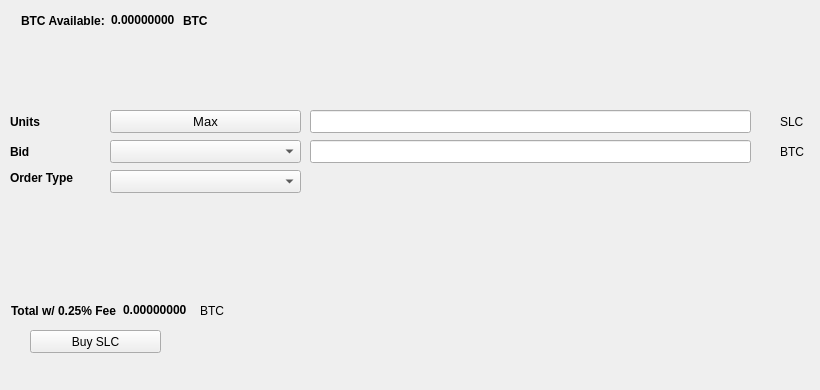
   <widget class="QWidget" name="BuyTab">
    <attribute name="title">
     <string>Buy</string>
    </attribute>
    <widget class="QPushButton" name="BuySLC">
     <property name="geometry">
      <rect>
       <x>30</x>
       <y>330</y>
       <width>131</width>
       <height>23</height>
      </rect>
     </property>
     <property name="text">
      <string>Buy SLC</string>
     </property>
     <property name="icon">
      <iconset resource="../sollida.qrc">
       <normaloff>:/icons/bitcoin</normaloff>:/icons/bitcoin</iconset>
     </property>
    </widget>
    <widget class="QLabel" name="label_3">
     <property name="geometry">
      <rect>
       <x>10</x>
       <y>110</y>
       <width>46</width>
       <height>23</height>
      </rect>
     </property>
     <property name="font">
      <font>
       <weight>75</weight>
       <bold>true</bold>
      </font>
     </property>
     <property name="text">
      <string>Units</string>
     </property>
    </widget>
    <widget class="QLineEdit" name="UnitsInput">
     <property name="geometry">
      <rect>
       <x>310</x>
       <y>110</y>
       <width>441</width>
       <height>23</height>
      </rect>
     </property>
     <property name="font">
      <font>
       <pointsize>9</pointsize>
       <weight>75</weight>
       <bold>true</bold>
      </font>
     </property>
    </widget>
    <widget class="QLineEdit" name="BuyBidPriceEdit">
     <property name="geometry">
      <rect>
       <x>310</x>
       <y>140</y>
       <width>441</width>
       <height>23</height>
      </rect>
     </property>
     <property name="font">
      <font>
       <pointsize>9</pointsize>
       <weight>75</weight>
       <bold>true</bold>
      </font>
     </property>
    </widget>
    <widget class="QLabel" name="label_4">
     <property name="geometry">
      <rect>
       <x>780</x>
       <y>110</y>
       <width>31</width>
       <height>23</height>
      </rect>
     </property>
     <property name="text">
      <string>SLC</string>
     </property>
    </widget>
    <widget class="QLabel" name="label_5">
     <property name="geometry">
      <rect>
       <x>780</x>
       <y>140</y>
       <width>31</width>
       <height>23</height>
      </rect>
     </property>
     <property name="text">
      <string>BTC</string>
     </property>
    </widget>
    <widget class="QLabel" name="label_6">
     <property name="geometry">
      <rect>
       <x>10</x>
       <y>140</y>
       <width>46</width>
       <height>23</height>
      </rect>
     </property>
     <property name="font">
      <font>
       <weight>75</weight>
       <bold>true</bold>
      </font>
     </property>
     <property name="text">
      <string>Bid</string>
     </property>
    </widget>
    <widget class="QLabel" name="label_7">
     <property name="geometry">
      <rect>
       <x>10</x>
       <y>170</y>
       <width>91</width>
       <height>16</height>
      </rect>
     </property>
     <property name="font">
      <font>
       <weight>75</weight>
       <bold>true</bold>
      </font>
     </property>
     <property name="text">
      <string>Order Type</string>
     </property>
    </widget>
    <widget class="QPushButton" name="Buy_Max_Amount">
     <property name="geometry">
      <rect>
       <x>110</x>
       <y>110</y>
       <width>191</width>
       <height>23</height>
      </rect>
     </property>
     <property name="font">
      <font>
       <pointsize>10</pointsize>
      </font>
     </property>
     <property name="text">
      <string>Max</string>
     </property>
    </widget>
    <widget class="QComboBox" name="BuyBidcomboBox">
     <property name="geometry">
      <rect>
       <x>110</x>
       <y>140</y>
       <width>191</width>
       <height>23</height>
      </rect>
     </property>
     <property name="font">
      <font>
       <pointsize>10</pointsize>
      </font>
     </property>
    </widget>
    <widget class="QComboBox" name="buyOrdertypeCombo">
     <property name="geometry">
      <rect>
       <x>110</x>
       <y>170</y>
       <width>191</width>
       <height>23</height>
      </rect>
     </property>
     <property name="font">
      <font>
       <pointsize>10</pointsize>
      </font>
     </property>
    </widget>
    <widget class="QWidget" name="layoutWidget1">
     <property name="geometry">
      <rect>
       <x>21</x>
       <y>11</y>
       <width>227</width>
       <height>19</height>
      </rect>
     </property>
     <layout class="QHBoxLayout" name="horizontalLayout_3">
      <item>
       <widget class="QLabel" name="label232">
        <property name="font">
         <font>
          <weight>75</weight>
          <bold>true</bold>
         </font>
        </property>
        <property name="text">
         <string>BTC Available:</string>
        </property>
       </widget>
      </item>
      <item>
       <widget class="QLabel" name="BtcAvailableLbl">
        <property name="palette">
         <palette>
          <active>
           <colorrole role="WindowText">
            <brush brushstyle="SolidPattern">
             <color alpha="255">
              <red>0</red>
              <green>0</green>
              <blue>0</blue>
             </color>
            </brush>
           </colorrole>
           <colorrole role="Button">
            <brush brushstyle="SolidPattern">
             <color alpha="255">
              <red>0</red>
              <green>170</green>
              <blue>0</blue>
             </color>
            </brush>
           </colorrole>
           <colorrole role="Light">
            <brush brushstyle="SolidPattern">
             <color alpha="255">
              <red>0</red>
              <green>255</green>
              <blue>0</blue>
             </color>
            </brush>
           </colorrole>
           <colorrole role="Midlight">
            <brush brushstyle="SolidPattern">
             <color alpha="255">
              <red>0</red>
              <green>212</green>
              <blue>0</blue>
             </color>
            </brush>
           </colorrole>
           <colorrole role="Dark">
            <brush brushstyle="SolidPattern">
             <color alpha="255">
              <red>0</red>
              <green>85</green>
              <blue>0</blue>
             </color>
            </brush>
           </colorrole>
           <colorrole role="Mid">
            <brush brushstyle="SolidPattern">
             <color alpha="255">
              <red>0</red>
              <green>113</green>
              <blue>0</blue>
             </color>
            </brush>
           </colorrole>
           <colorrole role="Text">
            <brush brushstyle="SolidPattern">
             <color alpha="255">
              <red>0</red>
              <green>170</green>
              <blue>0</blue>
             </color>
            </brush>
           </colorrole>
           <colorrole role="BrightText">
            <brush brushstyle="SolidPattern">
             <color alpha="255">
              <red>255</red>
              <green>255</green>
              <blue>255</blue>
             </color>
            </brush>
           </colorrole>
           <colorrole role="ButtonText">
            <brush brushstyle="SolidPattern">
             <color alpha="255">
              <red>0</red>
              <green>0</green>
              <blue>0</blue>
             </color>
            </brush>
           </colorrole>
           <colorrole role="Base">
            <brush brushstyle="SolidPattern">
             <color alpha="255">
              <red>255</red>
              <green>255</green>
              <blue>255</blue>
             </color>
            </brush>
           </colorrole>
           <colorrole role="Window">
            <brush brushstyle="SolidPattern">
             <color alpha="255">
              <red>0</red>
              <green>170</green>
              <blue>0</blue>
             </color>
            </brush>
           </colorrole>
           <colorrole role="Shadow">
            <brush brushstyle="SolidPattern">
             <color alpha="255">
              <red>0</red>
              <green>0</green>
              <blue>0</blue>
             </color>
            </brush>
           </colorrole>
           <colorrole role="AlternateBase">
            <brush brushstyle="SolidPattern">
             <color alpha="255">
              <red>127</red>
              <green>212</green>
              <blue>127</blue>
             </color>
            </brush>
           </colorrole>
           <colorrole role="ToolTipBase">
            <brush brushstyle="SolidPattern">
             <color alpha="255">
              <red>255</red>
              <green>255</green>
              <blue>220</blue>
             </color>
            </brush>
           </colorrole>
           <colorrole role="ToolTipText">
            <brush brushstyle="SolidPattern">
             <color alpha="255">
              <red>0</red>
              <green>0</green>
              <blue>0</blue>
             </color>
            </brush>
           </colorrole>
          </active>
          <inactive>
           <colorrole role="WindowText">
            <brush brushstyle="SolidPattern">
             <color alpha="255">
              <red>0</red>
              <green>0</green>
              <blue>0</blue>
             </color>
            </brush>
           </colorrole>
           <colorrole role="Button">
            <brush brushstyle="SolidPattern">
             <color alpha="255">
              <red>0</red>
              <green>170</green>
              <blue>0</blue>
             </color>
            </brush>
           </colorrole>
           <colorrole role="Light">
            <brush brushstyle="SolidPattern">
             <color alpha="255">
              <red>0</red>
              <green>255</green>
              <blue>0</blue>
             </color>
            </brush>
           </colorrole>
           <colorrole role="Midlight">
            <brush brushstyle="SolidPattern">
             <color alpha="255">
              <red>0</red>
              <green>212</green>
              <blue>0</blue>
             </color>
            </brush>
           </colorrole>
           <colorrole role="Dark">
            <brush brushstyle="SolidPattern">
             <color alpha="255">
              <red>0</red>
              <green>85</green>
              <blue>0</blue>
             </color>
            </brush>
           </colorrole>
           <colorrole role="Mid">
            <brush brushstyle="SolidPattern">
             <color alpha="255">
              <red>0</red>
              <green>113</green>
              <blue>0</blue>
             </color>
            </brush>
           </colorrole>
           <colorrole role="Text">
            <brush brushstyle="SolidPattern">
             <color alpha="255">
              <red>0</red>
              <green>170</green>
              <blue>0</blue>
             </color>
            </brush>
           </colorrole>
           <colorrole role="BrightText">
            <brush brushstyle="SolidPattern">
             <color alpha="255">
              <red>255</red>
              <green>255</green>
              <blue>255</blue>
             </color>
            </brush>
           </colorrole>
           <colorrole role="ButtonText">
            <brush brushstyle="SolidPattern">
             <color alpha="255">
              <red>0</red>
              <green>0</green>
              <blue>0</blue>
             </color>
            </brush>
           </colorrole>
           <colorrole role="Base">
            <brush brushstyle="SolidPattern">
             <color alpha="255">
              <red>255</red>
              <green>255</green>
              <blue>255</blue>
             </color>
            </brush>
           </colorrole>
           <colorrole role="Window">
            <brush brushstyle="SolidPattern">
             <color alpha="255">
              <red>0</red>
              <green>170</green>
              <blue>0</blue>
             </color>
            </brush>
           </colorrole>
           <colorrole role="Shadow">
            <brush brushstyle="SolidPattern">
             <color alpha="255">
              <red>0</red>
              <green>0</green>
              <blue>0</blue>
             </color>
            </brush>
           </colorrole>
           <colorrole role="AlternateBase">
            <brush brushstyle="SolidPattern">
             <color alpha="255">
              <red>127</red>
              <green>212</green>
              <blue>127</blue>
             </color>
            </brush>
           </colorrole>
           <colorrole role="ToolTipBase">
            <brush brushstyle="SolidPattern">
             <color alpha="255">
              <red>255</red>
              <green>255</green>
              <blue>220</blue>
             </color>
            </brush>
           </colorrole>
           <colorrole role="ToolTipText">
            <brush brushstyle="SolidPattern">
             <color alpha="255">
              <red>0</red>
              <green>0</green>
              <blue>0</blue>
             </color>
            </brush>
           </colorrole>
          </inactive>
          <disabled>
           <colorrole role="WindowText">
            <brush brushstyle="SolidPattern">
             <color alpha="255">
              <red>0</red>
              <green>85</green>
              <blue>0</blue>
             </color>
            </brush>
           </colorrole>
           <colorrole role="Button">
            <brush brushstyle="SolidPattern">
             <color alpha="255">
              <red>0</red>
              <green>170</green>
              <blue>0</blue>
             </color>
            </brush>
           </colorrole>
           <colorrole role="Light">
            <brush brushstyle="SolidPattern">
             <color alpha="255">
              <red>0</red>
              <green>255</green>
              <blue>0</blue>
             </color>
            </brush>
           </colorrole>
           <colorrole role="Midlight">
            <brush brushstyle="SolidPattern">
             <color alpha="255">
              <red>0</red>
              <green>212</green>
              <blue>0</blue>
             </color>
            </brush>
           </colorrole>
           <colorrole role="Dark">
            <brush brushstyle="SolidPattern">
             <color alpha="255">
              <red>0</red>
              <green>85</green>
              <blue>0</blue>
             </color>
            </brush>
           </colorrole>
           <colorrole role="Mid">
            <brush brushstyle="SolidPattern">
             <color alpha="255">
              <red>0</red>
              <green>113</green>
              <blue>0</blue>
             </color>
            </brush>
           </colorrole>
           <colorrole role="Text">
            <brush brushstyle="SolidPattern">
             <color alpha="255">
              <red>0</red>
              <green>85</green>
              <blue>0</blue>
             </color>
            </brush>
           </colorrole>
           <colorrole role="BrightText">
            <brush brushstyle="SolidPattern">
             <color alpha="255">
              <red>255</red>
              <green>255</green>
              <blue>255</blue>
             </color>
            </brush>
           </colorrole>
           <colorrole role="ButtonText">
            <brush brushstyle="SolidPattern">
             <color alpha="255">
              <red>0</red>
              <green>85</green>
              <blue>0</blue>
             </color>
            </brush>
           </colorrole>
           <colorrole role="Base">
            <brush brushstyle="SolidPattern">
             <color alpha="255">
              <red>0</red>
              <green>170</green>
              <blue>0</blue>
             </color>
            </brush>
           </colorrole>
           <colorrole role="Window">
            <brush brushstyle="SolidPattern">
             <color alpha="255">
              <red>0</red>
              <green>170</green>
              <blue>0</blue>
             </color>
            </brush>
           </colorrole>
           <colorrole role="Shadow">
            <brush brushstyle="SolidPattern">
             <color alpha="255">
              <red>0</red>
              <green>0</green>
              <blue>0</blue>
             </color>
            </brush>
           </colorrole>
           <colorrole role="AlternateBase">
            <brush brushstyle="SolidPattern">
             <color alpha="255">
              <red>0</red>
              <green>170</green>
              <blue>0</blue>
             </color>
            </brush>
           </colorrole>
           <colorrole role="ToolTipBase">
            <brush brushstyle="SolidPattern">
             <color alpha="255">
              <red>255</red>
              <green>255</green>
              <blue>220</blue>
             </color>
            </brush>
           </colorrole>
           <colorrole role="ToolTipText">
            <brush brushstyle="SolidPattern">
             <color alpha="255">
              <red>0</red>
              <green>0</green>
              <blue>0</blue>
             </color>
            </brush>
           </colorrole>
          </disabled>
         </palette>
        </property>
        <property name="font">
         <font>
          <weight>75</weight>
          <bold>true</bold>
         </font>
        </property>
        <property name="text">
         <string>0.00000000</string>
        </property>
        <property name="textInteractionFlags">
         <set>Qt::LinksAccessibleByMouse|Qt::TextSelectableByKeyboard|Qt::TextSelectableByMouse</set>
        </property>
       </widget>
      </item>
      <item>
       <widget class="QLabel" name="BtcAvailableLbl_2">
        <property name="font">
         <font>
          <weight>75</weight>
          <bold>true</bold>
         </font>
        </property>
        <property name="text">
         <string>BTC</string>
        </property>
       </widget>
      </item>
     </layout>
    </widget>
    <widget class="QWidget" name="layoutWidge2">
     <property name="geometry">
      <rect>
       <x>11</x>
       <y>301</y>
       <width>259</width>
       <height>19</height>
      </rect>
     </property>
     <layout class="QHBoxLayout" name="horizontalLayout_4">
      <item>
       <widget class="QLabel" name="label_9">
        <property name="font">
         <font>
          <weight>75</weight>
          <bold>true</bold>
         </font>
        </property>
        <property name="text">
         <string>Total w/ 0.25% Fee</string>
        </property>
       </widget>
      </item>
      <item>
       <widget class="QLabel" name="BuyCostLabel">
        <property name="palette">
         <palette>
          <active>
           <colorrole role="WindowText">
            <brush brushstyle="SolidPattern">
             <color alpha="255">
              <red>0</red>
              <green>0</green>
              <blue>0</blue>
             </color>
            </brush>
           </colorrole>
           <colorrole role="Button">
            <brush brushstyle="SolidPattern">
             <color alpha="255">
              <red>0</red>
              <green>170</green>
              <blue>0</blue>
             </color>
            </brush>
           </colorrole>
           <colorrole role="Light">
            <brush brushstyle="SolidPattern">
             <color alpha="255">
              <red>0</red>
              <green>255</green>
              <blue>0</blue>
             </color>
            </brush>
           </colorrole>
           <colorrole role="Midlight">
            <brush brushstyle="SolidPattern">
             <color alpha="255">
              <red>0</red>
              <green>212</green>
              <blue>0</blue>
             </color>
            </brush>
           </colorrole>
           <colorrole role="Dark">
            <brush brushstyle="SolidPattern">
             <color alpha="255">
              <red>0</red>
              <green>85</green>
              <blue>0</blue>
             </color>
            </brush>
           </colorrole>
           <colorrole role="Mid">
            <brush brushstyle="SolidPattern">
             <color alpha="255">
              <red>0</red>
              <green>113</green>
              <blue>0</blue>
             </color>
            </brush>
           </colorrole>
           <colorrole role="Text">
            <brush brushstyle="SolidPattern">
             <color alpha="255">
              <red>0</red>
              <green>170</green>
              <blue>0</blue>
             </color>
            </brush>
           </colorrole>
           <colorrole role="BrightText">
            <brush brushstyle="SolidPattern">
             <color alpha="255">
              <red>255</red>
              <green>255</green>
              <blue>255</blue>
             </color>
            </brush>
           </colorrole>
           <colorrole role="ButtonText">
            <brush brushstyle="SolidPattern">
             <color alpha="255">
              <red>0</red>
              <green>0</green>
              <blue>0</blue>
             </color>
            </brush>
           </colorrole>
           <colorrole role="Base">
            <brush brushstyle="SolidPattern">
             <color alpha="255">
              <red>255</red>
              <green>255</green>
              <blue>255</blue>
             </color>
            </brush>
           </colorrole>
           <colorrole role="Window">
            <brush brushstyle="SolidPattern">
             <color alpha="255">
              <red>0</red>
              <green>170</green>
              <blue>0</blue>
             </color>
            </brush>
           </colorrole>
           <colorrole role="Shadow">
            <brush brushstyle="SolidPattern">
             <color alpha="255">
              <red>0</red>
              <green>0</green>
              <blue>0</blue>
             </color>
            </brush>
           </colorrole>
           <colorrole role="AlternateBase">
            <brush brushstyle="SolidPattern">
             <color alpha="255">
              <red>127</red>
              <green>212</green>
              <blue>127</blue>
             </color>
            </brush>
           </colorrole>
           <colorrole role="ToolTipBase">
            <brush brushstyle="SolidPattern">
             <color alpha="255">
              <red>255</red>
              <green>255</green>
              <blue>220</blue>
             </color>
            </brush>
           </colorrole>
           <colorrole role="ToolTipText">
            <brush brushstyle="SolidPattern">
             <color alpha="255">
              <red>0</red>
              <green>0</green>
              <blue>0</blue>
             </color>
            </brush>
           </colorrole>
          </active>
          <inactive>
           <colorrole role="WindowText">
            <brush brushstyle="SolidPattern">
             <color alpha="255">
              <red>0</red>
              <green>0</green>
              <blue>0</blue>
             </color>
            </brush>
           </colorrole>
           <colorrole role="Button">
            <brush brushstyle="SolidPattern">
             <color alpha="255">
              <red>0</red>
              <green>170</green>
              <blue>0</blue>
             </color>
            </brush>
           </colorrole>
           <colorrole role="Light">
            <brush brushstyle="SolidPattern">
             <color alpha="255">
              <red>0</red>
              <green>255</green>
              <blue>0</blue>
             </color>
            </brush>
           </colorrole>
           <colorrole role="Midlight">
            <brush brushstyle="SolidPattern">
             <color alpha="255">
              <red>0</red>
              <green>212</green>
              <blue>0</blue>
             </color>
            </brush>
           </colorrole>
           <colorrole role="Dark">
            <brush brushstyle="SolidPattern">
             <color alpha="255">
              <red>0</red>
              <green>85</green>
              <blue>0</blue>
             </color>
            </brush>
           </colorrole>
           <colorrole role="Mid">
            <brush brushstyle="SolidPattern">
             <color alpha="255">
              <red>0</red>
              <green>113</green>
              <blue>0</blue>
             </color>
            </brush>
           </colorrole>
           <colorrole role="Text">
            <brush brushstyle="SolidPattern">
             <color alpha="255">
              <red>0</red>
              <green>170</green>
              <blue>0</blue>
             </color>
            </brush>
           </colorrole>
           <colorrole role="BrightText">
            <brush brushstyle="SolidPattern">
             <color alpha="255">
              <red>255</red>
              <green>255</green>
              <blue>255</blue>
             </color>
            </brush>
           </colorrole>
           <colorrole role="ButtonText">
            <brush brushstyle="SolidPattern">
             <color alpha="255">
              <red>0</red>
              <green>0</green>
              <blue>0</blue>
             </color>
            </brush>
           </colorrole>
           <colorrole role="Base">
            <brush brushstyle="SolidPattern">
             <color alpha="255">
              <red>255</red>
              <green>255</green>
              <blue>255</blue>
             </color>
            </brush>
           </colorrole>
           <colorrole role="Window">
            <brush brushstyle="SolidPattern">
             <color alpha="255">
              <red>0</red>
              <green>170</green>
              <blue>0</blue>
             </color>
            </brush>
           </colorrole>
           <colorrole role="Shadow">
            <brush brushstyle="SolidPattern">
             <color alpha="255">
              <red>0</red>
              <green>0</green>
              <blue>0</blue>
             </color>
            </brush>
           </colorrole>
           <colorrole role="AlternateBase">
            <brush brushstyle="SolidPattern">
             <color alpha="255">
              <red>127</red>
              <green>212</green>
              <blue>127</blue>
             </color>
            </brush>
           </colorrole>
           <colorrole role="ToolTipBase">
            <brush brushstyle="SolidPattern">
             <color alpha="255">
              <red>255</red>
              <green>255</green>
              <blue>220</blue>
             </color>
            </brush>
           </colorrole>
           <colorrole role="ToolTipText">
            <brush brushstyle="SolidPattern">
             <color alpha="255">
              <red>0</red>
              <green>0</green>
              <blue>0</blue>
             </color>
            </brush>
           </colorrole>
          </inactive>
          <disabled>
           <colorrole role="WindowText">
            <brush brushstyle="SolidPattern">
             <color alpha="255">
              <red>0</red>
              <green>85</green>
              <blue>0</blue>
             </color>
            </brush>
           </colorrole>
           <colorrole role="Button">
            <brush brushstyle="SolidPattern">
             <color alpha="255">
              <red>0</red>
              <green>170</green>
              <blue>0</blue>
             </color>
            </brush>
           </colorrole>
           <colorrole role="Light">
            <brush brushstyle="SolidPattern">
             <color alpha="255">
              <red>0</red>
              <green>255</green>
              <blue>0</blue>
             </color>
            </brush>
           </colorrole>
           <colorrole role="Midlight">
            <brush brushstyle="SolidPattern">
             <color alpha="255">
              <red>0</red>
              <green>212</green>
              <blue>0</blue>
             </color>
            </brush>
           </colorrole>
           <colorrole role="Dark">
            <brush brushstyle="SolidPattern">
             <color alpha="255">
              <red>0</red>
              <green>85</green>
              <blue>0</blue>
             </color>
            </brush>
           </colorrole>
           <colorrole role="Mid">
            <brush brushstyle="SolidPattern">
             <color alpha="255">
              <red>0</red>
              <green>113</green>
              <blue>0</blue>
             </color>
            </brush>
           </colorrole>
           <colorrole role="Text">
            <brush brushstyle="SolidPattern">
             <color alpha="255">
              <red>0</red>
              <green>85</green>
              <blue>0</blue>
             </color>
            </brush>
           </colorrole>
           <colorrole role="BrightText">
            <brush brushstyle="SolidPattern">
             <color alpha="255">
              <red>255</red>
              <green>255</green>
              <blue>255</blue>
             </color>
            </brush>
           </colorrole>
           <colorrole role="ButtonText">
            <brush brushstyle="SolidPattern">
             <color alpha="255">
              <red>0</red>
              <green>85</green>
              <blue>0</blue>
             </color>
            </brush>
           </colorrole>
           <colorrole role="Base">
            <brush brushstyle="SolidPattern">
             <color alpha="255">
              <red>0</red>
              <green>170</green>
              <blue>0</blue>
             </color>
            </brush>
           </colorrole>
           <colorrole role="Window">
            <brush brushstyle="SolidPattern">
             <color alpha="255">
              <red>0</red>
              <green>170</green>
              <blue>0</blue>
             </color>
            </brush>
           </colorrole>
           <colorrole role="Shadow">
            <brush brushstyle="SolidPattern">
             <color alpha="255">
              <red>0</red>
              <green>0</green>
              <blue>0</blue>
             </color>
            </brush>
           </colorrole>
           <colorrole role="AlternateBase">
            <brush brushstyle="SolidPattern">
             <color alpha="255">
              <red>0</red>
              <green>170</green>
              <blue>0</blue>
             </color>
            </brush>
           </colorrole>
           <colorrole role="ToolTipBase">
            <brush brushstyle="SolidPattern">
             <color alpha="255">
              <red>255</red>
              <green>255</green>
              <blue>220</blue>
             </color>
            </brush>
           </colorrole>
           <colorrole role="ToolTipText">
            <brush brushstyle="SolidPattern">
             <color alpha="255">
              <red>0</red>
              <green>0</green>
              <blue>0</blue>
             </color>
            </brush>
           </colorrole>
          </disabled>
         </palette>
        </property>
        <property name="font">
         <font>
          <weight>75</weight>
          <bold>true</bold>
         </font>
        </property>
        <property name="autoFillBackground">
         <bool>false</bool>
        </property>
        <property name="text">
         <string>0.00000000</string>
        </property>
        <property name="textInteractionFlags">
         <set>Qt::LinksAccessibleByMouse|Qt::TextSelectableByMouse</set>
        </property>
       </widget>
      </item>
      <item>
       <widget class="QLabel" name="label_10">
        <property name="font">
         <font>
          <weight>50</weight>
          <bold>false</bold>
         </font>
        </property>
        <property name="text">
         <string>BTC</string>
        </property>
       </widget>
      </item>
     </layout>
    </widget>
    <widget class="QLabel" name="label_24">
     <property name="geometry">
      <rect>
       <x>460</x>
       <y>300</y>
       <width>281</width>
       <height>81</height>
      </rect>
     </property>
     <property name="text">
      <string/>
     </property>
     <property name="pixmap">
      <pixmap>:/images/bittrex</pixmap>
     </property>
    </widget>
   </widget>
